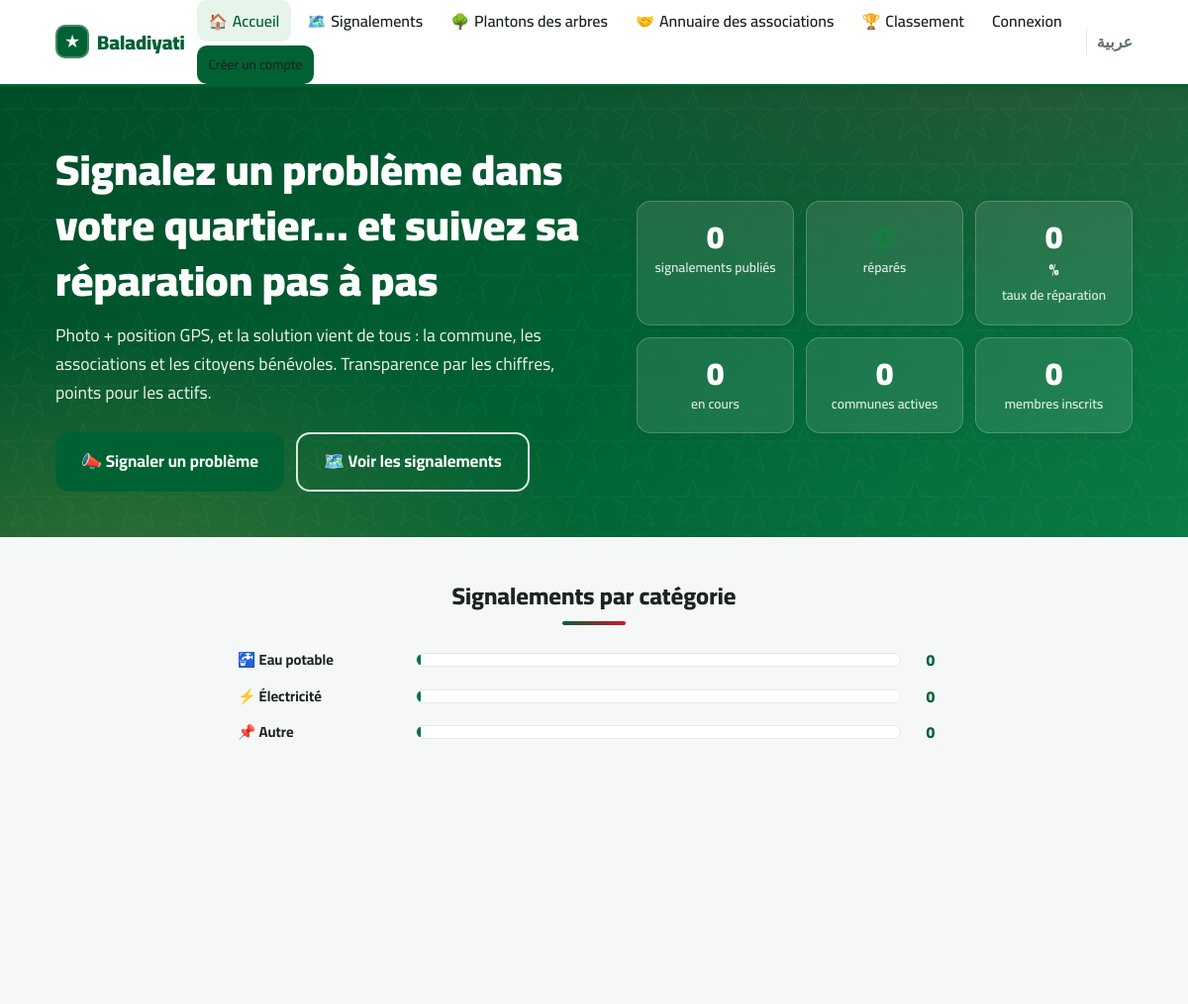
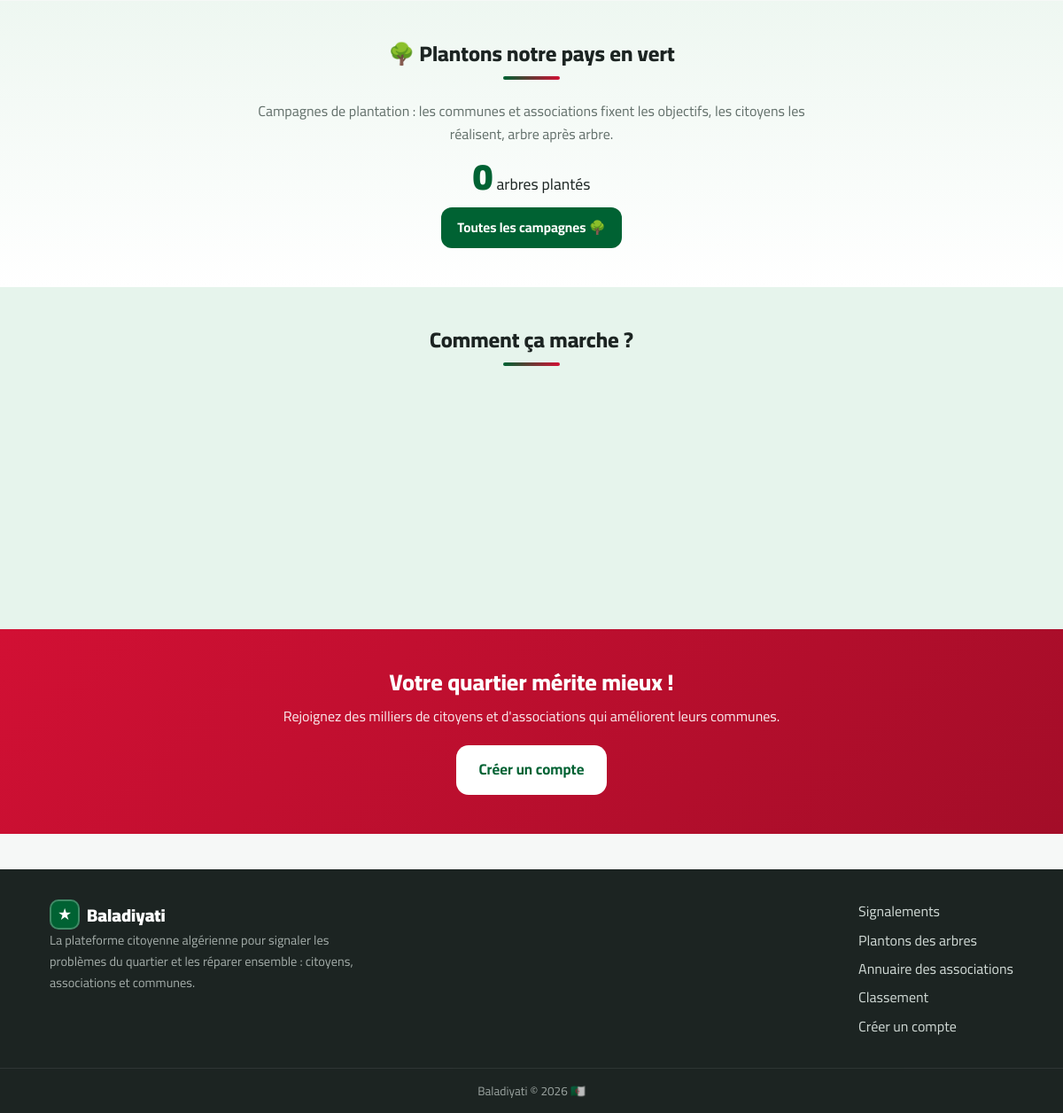
/index.php?lang=fr, run on the app's committed database (2 pictures, top to bottom).
### tables this page shows
CREATE TABLE categories (
  id INT AUTO_INCREMENT PRIMARY KEY,
  name_ar VARCHAR(80) NOT NULL,
  name_fr VARCHAR(80) NOT NULL,
  icon VARCHAR(16) NOT NULL DEFAULT '🏷️',
  is_active TINYINT(1) NOT NULL DEFAULT 1
);

### includes/functions.php (called while the page is built, shortened)
<?php
require_once __DIR__ . '/db.php';
function e(?string $s): string
{
    return htmlspecialchars((string) $s, ENT_QUOTES, 'UTF-8');
}
function url(string $path = ''): string
{
    return WEB_BASE . '/' . ltrim($path, '/');
}
function lang(): string
{
    return (isset($_SESSION['lang']) && $_SESSION['lang'] === 'fr') ? 'fr' : 'ar';
}
function t(string $key, ...$args): string
{
    static $strings = null;
    if ($strings === null) {
        $strings = require BASE_PATH . '/includes/lang/' . lang() . '.php';
    }
    $s = $strings[$key] ?? $key;
    return $args ? vsprintf($s, $args) : $s;
}
function lc(array $row, string $col): string
{
    return (string) ($row[$col . '_' . lang()] ?? $row[$col . '_ar'] ?? '');
}
function site_settings(): array
{
    static $s = null;
    if ($s === null) {
        $s = [];
    }
    return $s;
}
function site_setting(string $k, string $default = ''): string
{
    $v = site_settings()[$k] ?? '';
    return $v !== '' ? $v : $default;
}
function site_text(string $settingBase, string $langKey): string
{
    return site_setting($settingBase . '_' . lang()) ?: t($langKey);
}
function module_on(string $module): bool
{
    return site_setting('mod_' . $module) !== '0';
}

### includes/auth.php (called while the page is built, shortened)
<?php
require_once __DIR__ . '/db.php';
require_once __DIR__ . '/functions.php';
function current_user(): ?array
{
    static $user = false;
    if ($user === false) {
        $user = null;
    }
    return $user;
}

### includes/db.php (called while the page is built, shortened)
<?php
function db(): PDO
{
    static $pdo = null;
    if ($pdo === null) {
        try {
            $pdo = new PDO(
                'mysql:host=' . DB_HOST . ';dbname=' . DB_NAME . ';charset=utf8mb4',
                DB_USER,
                DB_PASS,
                [
                    PDO::ATTR_ERRMODE            => PDO::ERRMODE_EXCEPTION,
                    PDO::ATTR_DEFAULT_FETCH_MODE => PDO::FETCH_ASSOC,
                    PDO::ATTR_EMULATE_PREPARES   => false,
                ]
            );
        } catch (PDOException $e) {
            http_response_code(500);
            die('Database connection failed. Check includes/config.php — تعذّر الاتصال بقاعدة البيانات، تحقق من ملف الإعدادات.');
        }
    }
    return $pdo;
}

### includes/trees.php (called while the page is built, shortened)
<?php
require_once __DIR__ . '/db.php';
function trees_total(): int
{
    try {
        return (int) db()->query("SELECT COALESCE(SUM(trees),0) t FROM tree_plantings WHERE status='approved'")
            ->fetch()['t'];
    } catch (Throwable $e) {
        return 0;
    }
}

### index.php (the view, shortened to what this page needs)
<?php
require_once __DIR__ . '/includes/auth.php';
require_once __DIR__ . '/includes/trees.php';
$db = db();
$treesTotal = trees_total();
$S = $db->query("SELECT
    (SELECT COUNT(*) FROM complaints WHERE status NOT IN ('pending','rejected')) AS total,
    (SELECT COUNT(*) FROM complaints WHERE status IN ('resolved','closed')) AS resolved,
    (SELECT COUNT(*) FROM complaints WHERE status = 'in_progress') AS in_progress,
    (SELECT COUNT(DISTINCT commune_id) FROM complaints WHERE status NOT IN ('pending','rejected')) AS communes,
    (SELECT COUNT(*) FROM users WHERE role = 'citizen') AS citizens,
    (SELECT COUNT(*) FROM users WHERE role = 'association' AND is_verified = 1) AS assocs")->fetch();
$rate = $S['total'] > 0 ? (int) round($S['resolved'] * 100 / $S['total']) : 0;
$cats = $db->query("SELECT c.id, c.name_ar, c.name_fr, c.icon, COUNT(x.id) AS n
    FROM categories c
    LEFT JOIN complaints x ON x.category_id = c.id AND x.status NOT IN ('pending','rejected')
    WHERE c.is_active = 1
    GROUP BY c.id, c.name_ar, c.name_fr, c.icon ORDER BY n DESC")->fetchAll();
$maxCat = 1;
foreach ($cats as $c) {
    $maxCat = max($maxCat, (int) $c['n']);
}
require __DIR__ . '/includes/layout/header.php';
?>
<section class="hero">
  <div class="container hero-inner">
    <div class="hero-text">
      <h1><?= e(site_text('hero_title', 'hero_h1')) ?></h1>
      <p class="hero-sub"><?= e(site_text('hero_sub', 'hero_sub')) ?></p>
      <div class="hero-cta">
        <?php if (module_on('complaints')): ?>
        <a class="btn btn-primary btn-lg" href="<?= e(url($me ? 'dashboard/new-complaint.php' : 'register.php')) ?>">📣 <?= e(t('hero_cta_report')) ?></a>
        <a class="btn btn-ghost btn-lg" href="<?= e(url('complaints.php')) ?>">🗺️ <?= e(t('hero_cta_browse')) ?></a>
        <?php else: ?>
        <a class="btn btn-primary btn-lg" href="<?= e(url('trees.php')) ?>">🌳 <?= e(t('home_trees_cta')) ?></a>
        <a class="btn btn-ghost btn-lg" href="<?= e(url('register.php')) ?>"><?= e(t('nav_register')) ?></a>
        <?php endif; ?>
      </div>
    </div>
    <?php if (module_on('complaints')): ?>
    <div class="hero-stats">
      <div class="stat-card"><span class="stat-num" data-count="<?= (int) $S['total'] ?>">0</span><span class="stat-label"><?= e(t('stat_total')) ?></span></div>
      <div class="stat-card stat-green"><span class="stat-num" data-count="<?= (int) $S['resolved'] ?>">0</span><span class="stat-label"><?= e(t('stat_resolved')) ?></span></div>
      <div class="stat-card"><span class="stat-num" data-count="<?= $rate ?>">0</span><span class="stat-suffix">%</span><span class="stat-label"><?= e(t('stat_rate')) ?></span></div>
      <div class="stat-card"><span class="stat-num" data-count="<?= (int) $S['in_progress'] ?>">0</span><span class="stat-label"><?= e(t('stat_in_progress')) ?></span></div>
      <div class="stat-card"><span class="stat-num" data-count="<?= (int) $S['communes'] ?>">0</span><span class="stat-label"><?= e(t('stat_communes')) ?></span></div>
      <div class="stat-card"><span class="stat-num" data-count="<?= (int) $S['citizens'] + (int) $S['assocs'] ?>">0</span><span class="stat-label"><?= e(t('stat_members')) ?></span></div>
    </div>
    <?php endif; ?>
  </div>
</section>
<?php if (module_on('complaints')): ?>
<section class="section">
  <div class="container">
    <h2 class="section-title"><?= e(t('home_by_category')) ?></h2>
    <div class="cat-bars">
      <?php foreach ($cats as $c): ?>
      <div class="cat-bar">
        <span class="cat-bar-label"><?= e($c['icon']) ?> <?= e(lc($c, 'name')) ?></span>
        <div class="cat-bar-track"><div class="cat-bar-fill" style="width:<?= (int) round($c['n'] * 100 / $maxCat) ?>%"></div></div>
        <span class="cat-bar-num"><?= (int) $c['n'] ?></span>
      </div>
      <?php endforeach; ?>
    </div>
  </div>
</section>
<?php endif; ?>
<?php if (module_on('trees')): ?>
<section class="section trees-band">
  <div class="container">
    <h2 class="section-title">🌳 <?= e(t('home_trees_title')) ?></h2>
    <p class="center muted trees-band-sub"><?= e(t('home_trees_sub')) ?></p>
    <p class="center trees-total"><span class="stat-num" data-count="<?= $treesTotal ?>">0</span> <?= e(t('trees_planted')) ?></p>
    <p class="center"><a class="btn btn-primary" href="<?= e(url('trees.php')) ?>"><?= e(t('home_trees_cta')) ?></a></p>
  </div>
</section>
<?php endif; ?>
<?php if (module_on('complaints')): ?>
<section class="section section-alt">
  <div class="container">
    <h2 class="section-title"><?= e(t('home_how_title')) ?></h2>
    <div class="steps">
    </div>
  </div>
</section>
<?php endif; ?>
<section class="cta-band">
  <div class="container center">
    <h2><?= e(t('home_cta_title')) ?></h2>
    <p><?= e(t('home_cta_sub')) ?></p>
    <a class="btn btn-light btn-lg" href="<?= e(url('register.php')) ?>"><?= e(t('nav_register')) ?></a>
  </div>
</section>
<?php require __DIR__ . '/includes/layout/footer.php'; ?>

### data on the page
categories: icon "🚰", name_fr "Eau potable", n "0"
categories: icon "⚡", name_fr "Électricité", n "0"
categories: icon "📌", name_fr "Autre", n "0"

### other printed values
app_name() "Baladiyati"
t('nav_home') "Accueil"
t('nav_complaints') "Signalements"
t('nav_trees') "Plantons des arbres"
t('nav_directory') "Annuaire des associations"
t('nav_leaderboard') "Classement"
t('nav_login') "Connexion"
t('nav_register') "Créer un compte"
site_text('hero_title', 'hero_h1') "Signalez un problème dans votre quartier… et suivez sa réparation pas à pas"
site_text('hero_sub', 'hero_sub') "Photo + position GPS, et la solution vient de tous : la commune, les associations et les citoyens bénévoles. Transparence par les chiffres, points pour les actifs."
t('hero_cta_report') "Signaler un problème"
t('hero_cta_browse') "Voir les signalements"
t('stat_total') "signalements publiés"
t('stat_resolved') "réparés"
t('stat_rate') "taux de réparation"
